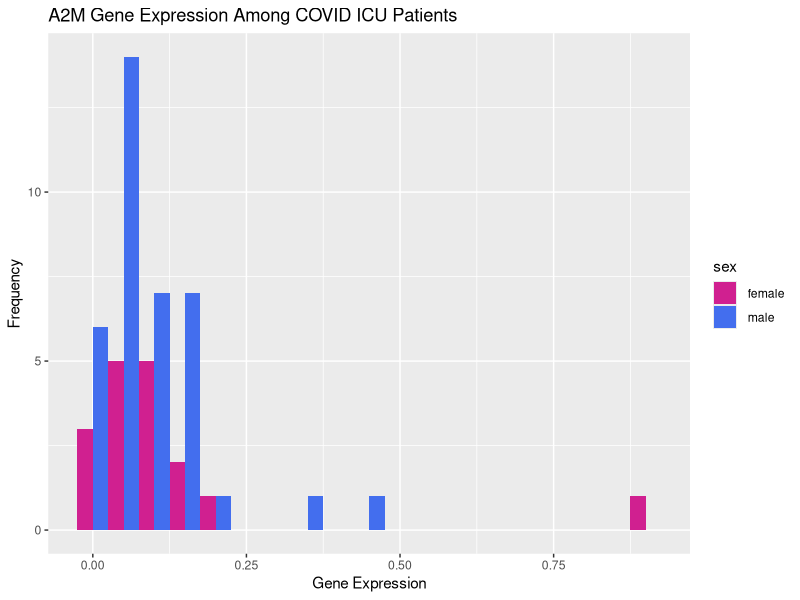
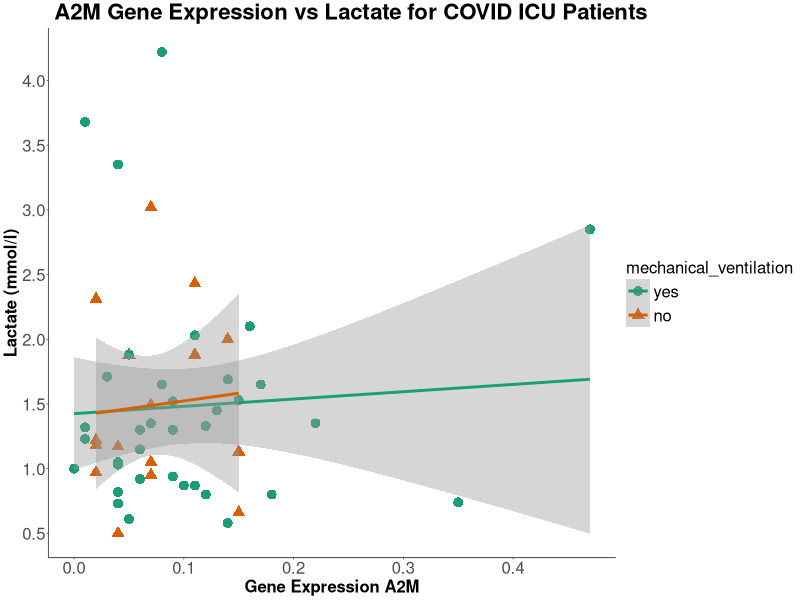
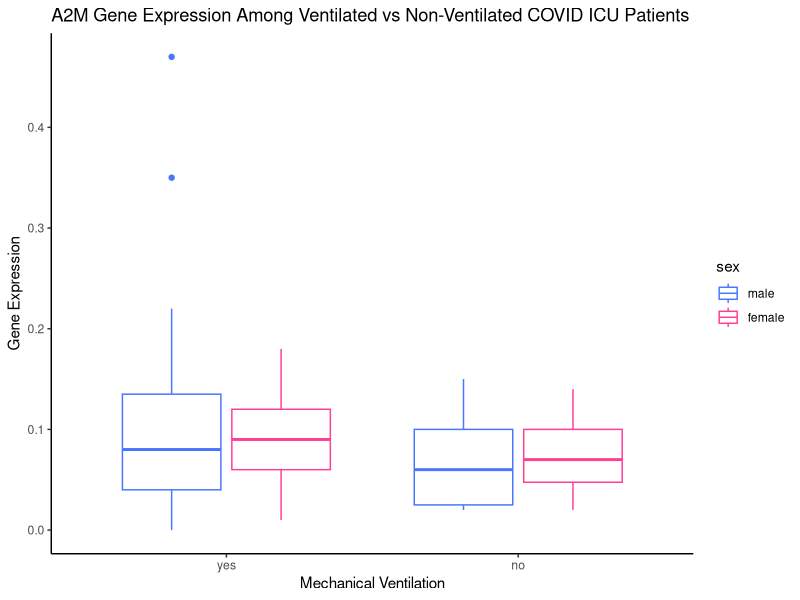
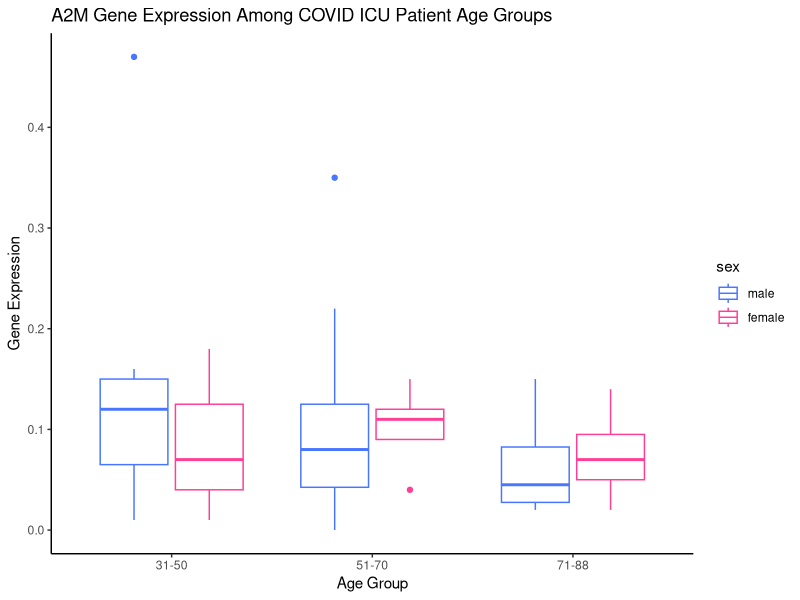

Write R code to recreate these figures, in order.
## ---- chunk 1
knitr::opts_chunk$set(echo = TRUE)
library(dplyr)
## ---- chunk 2
# Set the working directory and read in the files
setwd("C:/Users/AlexandraTreml/Desktop/MS/QBS103/Project/QBS103_proj")
genes <- read.csv("genes_GSE157103.csv")
participant <- read.csv("series_matrix_GSE157103.csv")

head(genes)
head(participant)

# Rename the first column in genes to 'gene'
genes <- genes %>%
  rename(gene = X)

# Filter for 'A2M' gene
genes <- genes %>%
  filter(gene == "A2M")

# Pivot the genes dataframe
genes_long <- genes %>%
  tidyr::pivot_longer(cols = -gene, names_to = 'id', values_to = 'expression')
#head(genes_long)

# rename id column in participant, select my categorical covariates and continuous variable (+age for eda)
participant <- participant %>%
  filter(icu_status == ' yes') %>%
  rename(id = participant_id) %>%
  select(id, age, sex, mechanical_ventilation, lactate.mmol.l.)
#head(participant)

#join 2 dataframes
df <- left_join(participant, genes_long, by = "id")
# head(df)

#clean up new dataframe

#fill lactate unknowns with NA 
df$lactate.mmol.l.[df$lactate.mmol.l. == " unknown"] <- NA
#fill sex unknowns with NA 
df$sex[df$sex == " unknown"] <- NA
#remove : from age, and fill with NA
df$age[df$age == " :"] <- NA

head(df)
## ---- chunk 3
#create a histogram using sex and gene expression

# Load the necessary library
library(ggplot2)
df <- na.omit(df)
df <- df %>% 
  select(id, gene, sex, age, mechanical_ventilation, expression, lactate.mmol.l.)
head(df)

df$sex <- as.factor(df$sex)
levels(df$sex)


ggplot(data = df, aes(x = expression, fill = sex)) + 
  geom_histogram(binwidth = 0.05, position = 'dodge') + 
  labs(x = 'Gene Expression', y = 'Frequency', title = 'A2M Gene Expression Among COVID ICU Patients') +  
  scale_fill_manual(values = c("violetred", "royalblue2"))

## ---- chunk 4
#create a scatterplot using gene expression and lactate 

# Load necessary libraries
library(dplyr)
library(ggplot2)

head(df)

# Convert lactate.mmol.l. to numeric
df$lactate.mmol.l. <- as.numeric(df$lactate.mmol.l.)

# Remove leading and trailing whitespaces from sex column
df$sex <- trimws(df$sex)
df$mechanical_ventilation <- trimws(df$mechanical_ventilation)

# Check unique levels
unique(df$sex)
unique(df$mechanical_ventilation)

# Set factor levels
df$sex <- factor(df$sex, levels = c("male", "female"))
df$mechanical_ventilation <- factor(df$mechanical_ventilation, levels = c("yes", "no"))


# Filter out values greater than 6.5 for the y-axis
df <- df %>% filter(lactate.mmol.l. <= 6.5)

df <- df %>% filter(expression <= 0.5)

# scatterplot vent
ggplot(df, aes(x = expression, y = lactate.mmol.l., color = mechanical_ventilation, shape = mechanical_ventilation)) + 
  geom_point(size = 3) + 
  scale_y_continuous(breaks = seq(0, ceiling(max(df$lactate.mmol.l., na.rm = TRUE)), by = 0.5)) +
  geom_smooth(method = "lm", se = TRUE) + 
  labs(x = 'Gene Expression A2M', y = 'Lactate (mmol/l)', title = ' A2M Gene Expression vs Lactate for COVID ICU Patients') + 
  theme_classic(base_size = 5) +
  scale_color_brewer(palette = 'Dark2') +
  #scale_color_manual(values = c("male" = "royalblue2", "female" = "violetred3")) + 
  scale_shape_manual(values = c(16, 17)) +  
  theme(
    plot.title = element_text(size = 16, face = "bold"), # Center and bold title
    axis.title = element_text(size = 12, face = "bold"), # Bold axis titles
    axis.text = element_text(size = 12), # Increase axis text size
    legend.title = element_text(size = 12), 
    legend.text = element_text(size = 12) 
  )
## ---- chunk 5
#boxplot of gene expression separated by both ventilator, sex, and age group

head(df)

df$age <- as.numeric(df$age)

df$age_group <- cut(df$age,
                    breaks = c(21, 30, 50, 70, 88),
                    labels = c("21-30", "31-50", "51-70", "71-88"),
                    right = TRUE)
head(df)


ggplot(df, aes(x = mechanical_ventilation, y = expression, color = sex)) +
  geom_boxplot() +
  scale_color_manual(values = c("male" = "royalblue1", "female" = "violetred1")) +
  labs(x = 'Mechanical Ventilation', y = 'Gene Expression', title = 'A2M Gene Expression Among Ventilated vs Non-Ventilated COVID ICU Patients') +
  theme_classic()

ggplot(df, aes(x = age_group, y = expression, color = sex)) +
  geom_boxplot() +
  scale_color_manual(values = c("male" = "royalblue1", "female" = "violetred1")) +
  labs(x = 'Age Group', y = 'Gene Expression', title = 'A2M Gene Expression Among COVID ICU Patient Age Groups') +
  theme_classic()
